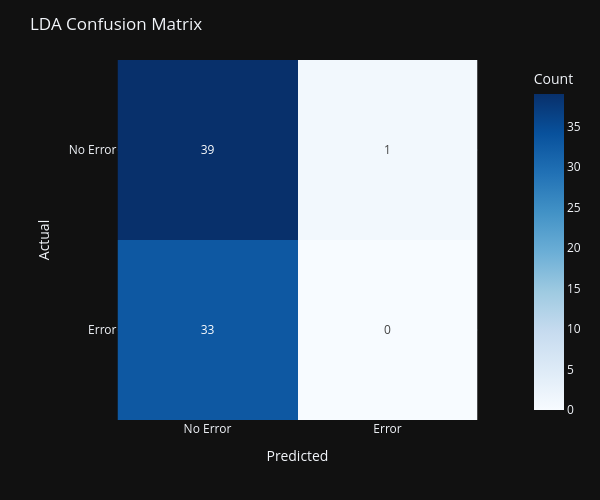

Write notebook code for a chart like this one.
### Code cell
import plotly.express as px

# Collect all SART (No) error epochs into two separate lists
no_error_epochs, error_epochs = utils.collect_epochs(datasets, range(-15, -5))

# Sometimes empty rows occur when recording was stopped
no_error_epoch_means = pd.DataFrame(
    [epoch.mean() for epoch in no_error_epochs]
).dropna(how="all")

error_epoch_means = pd.DataFrame(
    [epoch.mean() for epoch in error_epochs]
).dropna(how="all")

X = pd.concat([no_error_epoch_means, error_epoch_means])

X = X.filter(like="hbo")
X = X.drop(columns=["s1_d3 hbo"])
X = X.dropna(axis=1, how="all")

Y = np.concatenate([
    np.zeros(len(no_error_epoch_means), dtype=int),
    np.ones(len(error_epoch_means), dtype=int)
])

X_train, X_test, Y_train, Y_test = train_test_split(
    X,  # The average epoch HbO concentrations
    Y,  # Corresponding SART (No) Error labels
    test_size=0.2,
    stratify=Y,
    random_state=42
)

# Define the LDA processing and training pipeline
lda = Pipeline([
    ("imputer", SimpleImputer(strategy="median")),
    ("scaler", StandardScaler()),
    ("lda", LinearDiscriminantAnalysis())
])

lda.fit(X_train, Y_train)

Y_pred = lda.predict(X_test)

# Confusion matrix
cm = confusion_matrix(Y_test, Y_pred)

fig = px.imshow(
    cm,
    text_auto=True,
    color_continuous_scale="Blues",
    labels={
        "x": "Predicted",
        "y": "Actual",
        "color": "Count"
    },
    x=["No Error", "Error"],
    y=["No Error", "Error"]
)

fig.update_layout(
    title="LDA Confusion Matrix",
    width=600,
    height=500
)

fig.show()

### Figure 1 — Plotly figure (JSON) as saved in the notebook; plotly's stock layout.template omitted (floating-point values rounded to 4 significant figures)
{"data": [{"coloraxis": "coloraxis", "name": "0", "texttemplate": "%{z}", "x": ["No Error", "Error"], "y": ["No Error", "Error"], "z": [[39, 1], [33, 0]], "type": "heatmap", "xaxis": "x", "yaxis": "y", "hovertemplate": "Predicted: %{x}<br>Actual: %{y}<br>Count: %{z}<extra></extra>"}], "layout": {"xaxis": {"anchor": "y", "domain": [0.0, 1.0], "scaleanchor": "y", "constrain": "domain", "title": {"text": "Predicted"}}, "yaxis": {"anchor": "x", "domain": [0.0, 1.0], "autorange": "reversed", "constrain": "domain", "title": {"text": "Actual"}}, "coloraxis": {"colorbar": {"title": {"text": "Count"}}, "colorscale": [[0.0, "rgb(247,251,255)"], [0.125, "rgb(222,235,247)"], [0.25, "rgb(198,219,239)"], [0.375, "rgb(158,202,225)"], [0.5, "rgb(107,174,214)"], [0.625, "rgb(66,146,198)"], [0.75, "rgb(33,113,181)"], [0.875, "rgb(8,81,156)"], [1.0, "rgb(8,48,107)"]], "autocolorscale": false}, "margin": {"t": 60}, "title": {"text": "LDA Confusion Matrix"}, "width": 600, "height": 500}}
